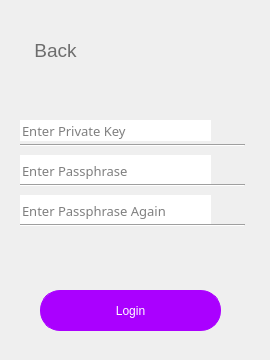
     <widget class="QWidget" name="page_3">
      <widget class="QWidget" name="importPriForm" native="true">
       <property name="geometry">
        <rect>
         <x>0</x>
         <y>30</y>
         <width>261</width>
         <height>321</height>
        </rect>
       </property>
       <widget class="QPushButton" name="login_pri">
        <property name="geometry">
         <rect>
          <x>40</x>
          <y>260</y>
          <width>181</width>
          <height>41</height>
         </rect>
        </property>
        <property name="font">
         <font>
          <family>Arial</family>
          <pointsize>9</pointsize>
          <weight>9</weight>
          <italic>false</italic>
          <bold>false</bold>
         </font>
        </property>
        <property name="cursor">
         <cursorShape>PointingHandCursor</cursorShape>
        </property>
        <property name="focusPolicy">
         <enum>Qt::NoFocus</enum>
        </property>
        <property name="styleSheet">
         <string notr="true">border-width: 1px;
border-color: rgb(170, 0, 255);
background-color: rgb(170, 0, 255);
font: 75 9pt &quot;Arial&quot;;
color: rgb(255, 255, 255);
border-radius:20px;
border-style:solid; 
</string>
        </property>
        <property name="text">
         <string>Login</string>
        </property>
        <property name="flat">
         <bool>true</bool>
        </property>
       </widget>
       <widget class="QToolButton" name="back_to_import_7">
        <property name="geometry">
         <rect>
          <x>10</x>
          <y>0</y>
          <width>91</width>
          <height>41</height>
         </rect>
        </property>
        <property name="font">
         <font>
          <family>Arial</family>
          <pointsize>14</pointsize>
          <weight>50</weight>
          <italic>false</italic>
          <bold>false</bold>
         </font>
        </property>
        <property name="focusPolicy">
         <enum>Qt::NoFocus</enum>
        </property>
        <property name="styleSheet">
         <string notr="true">border:0px;
color: rgb(109, 109, 109);
font: 14pt &quot;Arial&quot;;
</string>
        </property>
        <property name="text">
         <string>Back</string>
        </property>
        <property name="icon">
         <iconset>
          <normaloff>pic/walletback.png</normaloff>pic/walletback.png</iconset>
        </property>
        <property name="iconSize">
         <size>
          <width>200</width>
          <height>200</height>
         </size>
        </property>
        <property name="popupMode">
         <enum>QToolButton::DelayedPopup</enum>
        </property>
        <property name="toolButtonStyle">
         <enum>Qt::ToolButtonTextBesideIcon</enum>
        </property>
        <property name="autoRaise">
         <bool>true</bool>
        </property>
       </widget>
       <widget class="QLineEdit" name="lineEdit_18">
        <property name="geometry">
         <rect>
          <x>20</x>
          <y>125</y>
          <width>191</width>
          <height>31</height>
         </rect>
        </property>
        <property name="font">
         <font>
          <family>等线</family>
          <pointsize>10</pointsize>
         </font>
        </property>
        <property name="focusPolicy">
         <enum>Qt::StrongFocus</enum>
        </property>
        <property name="toolTip">
         <string/>
        </property>
        <property name="statusTip">
         <string/>
        </property>
        <property name="whatsThis">
         <string/>
        </property>
        <property name="accessibleName">
         <string/>
        </property>
        <property name="accessibleDescription">
         <string/>
        </property>
        <property name="styleSheet">
         <string notr="true">
QLineEdit[echoMode=&quot;2&quot;] {
    lineedit-password-character:42;
}
</string>
        </property>
        <property name="maxLength">
         <number>20</number>
        </property>
        <property name="frame">
         <bool>false</bool>
        </property>
        <property name="echoMode">
         <enum>QLineEdit::Password</enum>
        </property>
        <property name="placeholderText">
         <string>Enter Passphrase</string>
        </property>
       </widget>
       <widget class="QLineEdit" name="lineEdit_19">
        <property name="geometry">
         <rect>
          <x>20</x>
          <y>165</y>
          <width>191</width>
          <height>31</height>
         </rect>
        </property>
        <property name="font">
         <font>
          <family>等线</family>
          <pointsize>10</pointsize>
         </font>
        </property>
        <property name="focusPolicy">
         <enum>Qt::StrongFocus</enum>
        </property>
        <property name="styleSheet">
         <string notr="true">QLineEdit[echoMode=&quot;2&quot;] {
    lineedit-password-character: 42;
}</string>
        </property>
        <property name="maxLength">
         <number>20</number>
        </property>
        <property name="frame">
         <bool>false</bool>
        </property>
        <property name="echoMode">
         <enum>QLineEdit::Password</enum>
        </property>
        <property name="placeholderText">
         <string>Enter Passphrase Again</string>
        </property>
       </widget>
       <widget class="Line" name="line_47">
        <property name="geometry">
         <rect>
          <x>20</x>
          <y>150</y>
          <width>225</width>
          <height>10</height>
         </rect>
        </property>
        <property name="orientation">
         <enum>Qt::Horizontal</enum>
        </property>
       </widget>
       <widget class="Line" name="line_48">
        <property name="geometry">
         <rect>
          <x>20</x>
          <y>190</y>
          <width>225</width>
          <height>10</height>
         </rect>
        </property>
        <property name="orientation">
         <enum>Qt::Horizontal</enum>
        </property>
       </widget>
       <widget class="QPushButton" name="turn2visible1_8">
        <property name="geometry">
         <rect>
          <x>220</x>
          <y>125</y>
          <width>31</width>
          <height>21</height>
         </rect>
        </property>
        <property name="font">
         <font>
          <family>Arial</family>
         </font>
        </property>
        <property name="cursor">
         <cursorShape>PointingHandCursor</cursorShape>
        </property>
        <property name="focusPolicy">
         <enum>Qt::NoFocus</enum>
        </property>
        <property name="autoFillBackground">
         <bool>false</bool>
        </property>
        <property name="styleSheet">
         <string notr="true">border:0px;</string>
        </property>
        <property name="text">
         <string/>
        </property>
        <property name="icon">
         <iconset>
          <normaloff>pic/02.png</normaloff>pic/02.png</iconset>
        </property>
        <property name="iconSize">
         <size>
          <width>40</width>
          <height>40</height>
         </size>
        </property>
        <property name="flat">
         <bool>true</bool>
        </property>
       </widget>
       <widget class="QPushButton" name="turn2visible2_5">
        <property name="geometry">
         <rect>
          <x>220</x>
          <y>165</y>
          <width>31</width>
          <height>21</height>
         </rect>
        </property>
        <property name="cursor">
         <cursorShape>PointingHandCursor</cursorShape>
        </property>
        <property name="focusPolicy">
         <enum>Qt::NoFocus</enum>
        </property>
        <property name="autoFillBackground">
         <bool>false</bool>
        </property>
        <property name="styleSheet">
         <string notr="true">border:0px;</string>
        </property>
        <property name="text">
         <string/>
        </property>
        <property name="icon">
         <iconset>
          <normaloff>pic/02.png</normaloff>pic/02.png</iconset>
        </property>
        <property name="iconSize">
         <size>
          <width>40</width>
          <height>40</height>
         </size>
        </property>
        <property name="flat">
         <bool>true</bool>
        </property>
       </widget>
       <widget class="Line" name="line_49">
        <property name="geometry">
         <rect>
          <x>20</x>
          <y>110</y>
          <width>225</width>
          <height>10</height>
         </rect>
        </property>
        <property name="orientation">
         <enum>Qt::Horizontal</enum>
        </property>
       </widget>
       <widget class="QLineEdit" name="lineEdit_20">
        <property name="geometry">
         <rect>
          <x>20</x>
          <y>90</y>
          <width>191</width>
          <height>21</height>
         </rect>
        </property>
        <property name="font">
         <font>
          <family>等线</family>
          <pointsize>10</pointsize>
         </font>
        </property>
        <property name="focusPolicy">
         <enum>Qt::StrongFocus</enum>
        </property>
        <property name="toolTip">
         <string/>
        </property>
        <property name="statusTip">
         <string/>
        </property>
        <property name="whatsThis">
         <string/>
        </property>
        <property name="accessibleName">
         <string/>
        </property>
        <property name="accessibleDescription">
         <string/>
        </property>
        <property name="styleSheet">
         <string notr="true">
QLineEdit[echoMode=&quot;2&quot;] {
    lineedit-password-character:42;
}
</string>
        </property>
        <property name="maxLength">
         <number>66</number>
        </property>
        <property name="frame">
         <bool>false</bool>
        </property>
        <property name="echoMode">
         <enum>QLineEdit::Password</enum>
        </property>
        <property name="placeholderText">
         <string>Enter Private Key</string>
        </property>
       </widget>
       <widget class="QPushButton" name="turn2visible1_9">
        <property name="geometry">
         <rect>
          <x>220</x>
          <y>90</y>
          <width>31</width>
          <height>21</height>
         </rect>
        </property>
        <property name="font">
         <font>
          <family>Arial</family>
         </font>
        </property>
        <property name="cursor">
         <cursorShape>PointingHandCursor</cursorShape>
        </property>
        <property name="focusPolicy">
         <enum>Qt::NoFocus</enum>
        </property>
        <property name="autoFillBackground">
         <bool>false</bool>
        </property>
        <property name="styleSheet">
         <string notr="true">border:0px;</string>
        </property>
        <property name="text">
         <string/>
        </property>
        <property name="icon">
         <iconset>
          <normaloff>pic/02.png</normaloff>pic/02.png</iconset>
        </property>
        <property name="iconSize">
         <size>
          <width>40</width>
          <height>40</height>
         </size>
        </property>
        <property name="flat">
         <bool>true</bool>
        </property>
       </widget>
      </widget>
     </widget>
